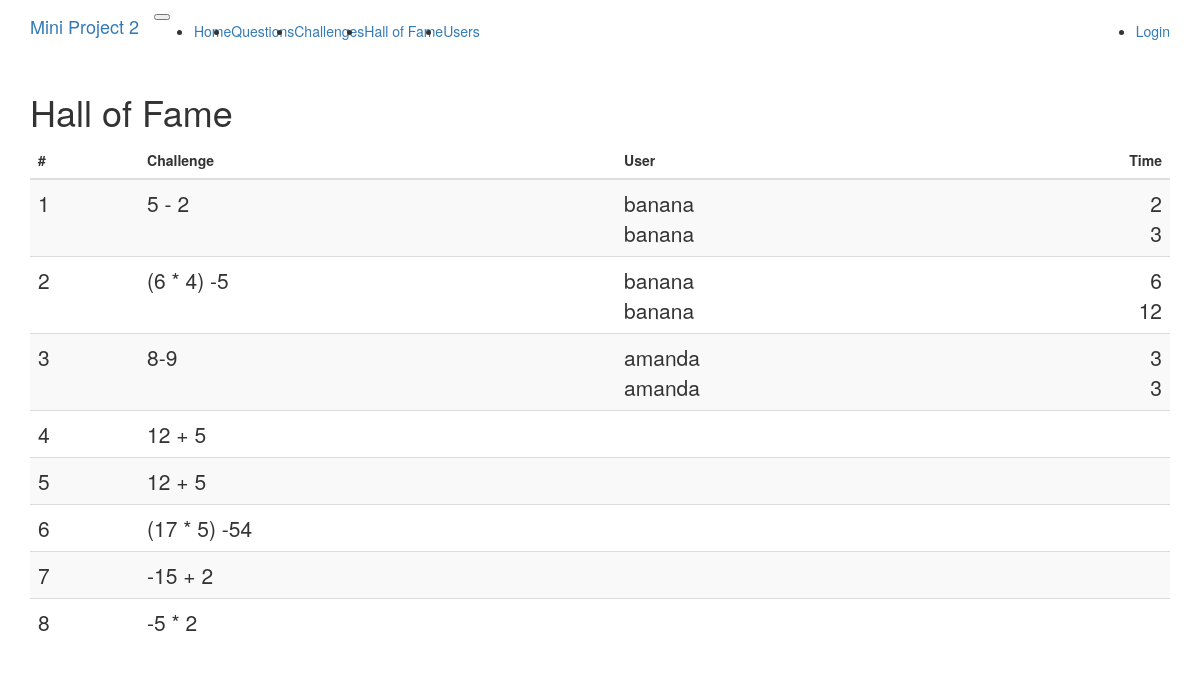
The app's page /halloffame with its own data.
### app/models.py (models this page shows, shortened)
class Question(db.Model):
	__tablename__ = 'question'
	id = db.Column(db.Integer, primary_key=True)
	expression = db.Column(db.String(255))
	answer = db.Column(db.Integer)
	author = db.Column(db.Integer, db.ForeignKey('user.id'))
	challenge = db.relationship("Challenge", uselist=False, back_populates="question")

class TimeRecord(db.Model):
	__tablename__ = 'timerecord'
	id = db.Column(db.Integer, primary_key=True)
	elapsed_time = db.Column(db.Integer)
	challenge_id = db.Column(db.Integer, db.ForeignKey('challenge.id'))
	user_id = db.Column(db.Integer, db.ForeignKey('user.id'))

class User(UserMixin, db.Model):
	__tablename__ = 'user'
	id = db.Column(db.Integer, primary_key=True)
	username = db.Column(db.String(64), index=True, unique=True)
	password_hash = db.Column(db.String(128))
	questions = db.relationship('Question', backref='from_user',
								lazy='dynamic')
	challenges = db.relationship('Challenge', secondary=association_table,
								backref=db.backref('to_user'),
								lazy='dynamic')
	records = db.relationship('TimeRecord',
								backref=db.backref('user_challenge'),
								lazy='dynamic')

### app/routes.py (the view)
@application.route('/halloffame')
def halloffame():
	challenges = Challenge.query.all()
	records = { c.id:get_smallest_three(c) for c in challenges}
	print(records)
	return render_template('halloffame.html', title="Hall of Fame",
							challenges=challenges,
							records=records)

### app/serverlibrary.py (called while the page is built)
def merge(array, p, q, r, byfunc):
    len_left = q - p + 1
    len_right = r - q
    left_array = array[p:q+1]
    right_array = array[q+1:r+1]
    left_arrow = 0
    right_arrow = 0
    sort_pos = p
    while left_arrow < len_left and right_arrow < len_right:
        if byfunc(left_array[left_arrow]) <= byfunc(right_array[right_arrow]):
            array[sort_pos] = left_array[left_arrow]
            left_arrow += 1
        else:
            array[sort_pos] = right_array[right_arrow]
            right_arrow += 1
        sort_pos += 1
    while left_arrow < len_left:
        array[sort_pos] = left_array[left_arrow]
        left_arrow += 1
        sort_pos += 1
    while right_arrow < len_right:
        array[sort_pos] = right_array[right_arrow]
        right_arrow += 1
        sort_pos += 1

def mergesort_recursive(array, p, r, byfunc):
    if r - p > 0:
        q = (p + r) // 2
        mergesort_recursive(array, p, q, byfunc)
        mergesort_recursive(array, q + 1, r, byfunc)
        merge(array, p, q, r, byfunc)

def mergesort(array, byfunc=None):
    if byfunc == None:
        byfunc = select_self
    mergesort_recursive(array, 0, len(array)-1, byfunc)

def get_smallest_three(challenge):
  records = challenge.records
  times = [r for r in records]
  mergesort(times, lambda x: x.elapsed_time)
  return times[:3]

### app/templates/halloffame.html
{% extends "base.html" %}
{% block app_content %}
<h1>Hall of Fame</h1>
<table class="table table-striped" >
  <thead>
    <tr>
      <th scope="col" >#</th>
      <th scope="col" >Challenge</th>
      <th scope="col" >User</th>
      <th scope="col" class="text-right" >Time</th>
    </tr>
  </thead>
  <tbody>
  {% for idx in range(challenges|length) %}
  	<tr>
      <th scope="row" class="lead">{{ idx+1 }}</th>
      <td class="lead">
      	{{ challenges[idx].question.expression }}
      </td>
      <td class="lead">
      	{% for r in records[challenges[idx].id] %}{{ r.user_challenge.username}}<br>{% endfor %}
      </td>
      <td class="text-right lead">
        {% for r in records[challenges[idx].id] %}{{ r.elapsed_time}}<br>{% endfor %}
      </td>
    </tr>
  {% endfor %}
  </tbody>
</table>
{% endblock %}

### app/templates/base.html (shortened to what this page needs)
{% extends "bootstrap/base.html" %}
{% block navbar %}
  <nav class="navbar  navbar-expand-lg navbar-light bg-light">
    <div class="container">
        <a class="navbar-brand" href="{{ url_for('index') }}">Mini Project 2</a>
        <button type="button" class="navbar-toggler" data-toggle="collapse" data-target="#bs-example-navbar-collapse-1">
        </button>
      <div class="collapse navbar-collapse" id="bs-example-navbar-collapse-1">
        <ul class="navbar-nav mr-auto">
          <li class="nav-item"><a class="nav-link" href="{{ url_for('index') }}">Home</a></li>
          <li class="nav-item"><a class="nav-link" href="{{ url_for('questions') }}">Questions</a></li>
          <li class="nav-item"><a class="nav-link" href="{{ url_for('challenges') }}">Challenges</a></li>
          <li class="nav-item"><a class="nav-link" href="{{ url_for('halloffame') }}">Hall of Fame</a></li>
          <li class="nav-item"><a class="nav-link" href="{{ url_for('users') }}">Users</a></li>
        </ul>
        <ul class="navbar-nav navbar-right">
          {% if current_user.is_anonymous %}
          <li class="nav-item"><a class="nav-link" href="{{ url_for('login') }}">Login</a></li>
          {% else %}
          <li class="nav-item"><a class="nav-link" href="{{ url_for('logout') }}">Logout</a></li>
          {% endif %}
        </ul>
      </div>
    </div>
  </nav>
{% endblock %}
{% block content %}
  <div class="container">
    {% block app_content %}{% endblock %}
  </div>
{% endblock %}

### records on screen
Question: expression "5 - 2"
TimeRecord: user_challenge.username "banana", elapsed_time "2"
TimeRecord: user_challenge.username "banana", elapsed_time "3"
Question: expression "(6 * 4) -5"
TimeRecord: user_challenge.username "banana", elapsed_time "6"
TimeRecord: user_challenge.username "banana", elapsed_time "12"
Question: expression "8-9"
TimeRecord: user_challenge.username "amanda", elapsed_time "3"
TimeRecord: user_challenge.username "amanda", elapsed_time "3"
Question: expression "12 + 5"
Question: expression "12 + 5"
Question: expression "(17 * 5) -54"
Question: expression "-15 + 2"
Question: expression "-5 * 2"

### other values on screen
{{ idx+1 }} "1" "2" "3" "4" "5" "6" "7" "8"
